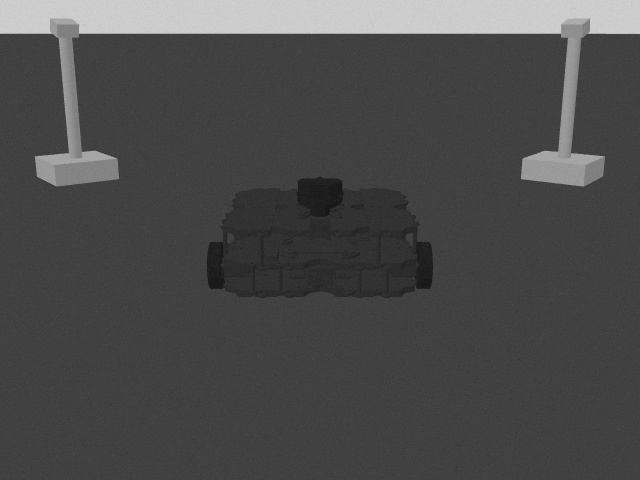
#> input picture Lab3/src/autlabs/autlab3/haar_training/positives/raw/robot_1_foto_000.jpg, 640 x 480 px; its folder holds only this picture in this run
$ python annotate.py
#> lines starting #> are read from the running program, lines starting #| are printed output that depends on the picture; after the words box and inside, x2 and y2 are one past the last pixel; in counts of white or black regions, pixels touching at a corner belong together
#!/usr/bin/env python3
"""
Actividad 3 - Paso 3: Anotar las imágenes positivas
Dibuja el rectángulo de la región del objeto en cada foto
y genera el archivo positives.txt requerido por opencv_createsamples.

Uso:
    python3 annotate.py

Controles:
    - Clic izquierdo + arrastrar → dibujar rectángulo sobre el objeto
    - ENTER → guardar anotación y pasar a la siguiente foto
    - R     → reiniciar el rectángulo actual
    - Q     → salir (guarda el progreso)

Formato del archivo positives.txt:
    ruta_imagen.jpg  1  x y w h
    (el "1" indica que hay 1 objeto en la imagen)
"""
import cv2
import os

# ---- Rutas ----
BASE     = os.path.dirname(__file__)
RAW_DIR  = os.path.join(BASE, 'positives', 'raw')
ANN_FILE = os.path.join(BASE, 'positives.txt')

# Cargamos las fotos que aún no están anotadas
imagenes  = sorted([f for f in os.listdir(RAW_DIR) if f.endswith('.jpg')])
anotadas  = set()
if os.path.exists(ANN_FILE):
    with open(ANN_FILE, 'r') as f:
        for linea in f:
            partes = linea.strip().split()
            if partes:
                anotadas.add(os.path.basename(partes[0]))

pendientes = [im for im in imagenes if im not in anotadas]
print(f'📝 {len(pendientes)} fotos pendientes de anotar (de {len(imagenes)} total)')

if not pendientes:
    print('✅ Todas las fotos ya están anotadas.')
    exit(0)

# ---- Variables globales para el callback del ratón ----
dibujando   = False
punto_ini   = (-1, -1)
punto_fin   = (-1, -1)
rect_listo  = False

def cb_raton(evento, x, y, flags, param):
    global dibujando, punto_ini, punto_fin, rect_listo
    if evento == cv2.EVENT_LBUTTONDOWN:
        dibujando  = True
        rect_listo = False
        punto_ini  = (x, y)
        punto_fin  = (x, y)
    elif evento == cv2.EVENT_MOUSEMOVE and dibujando:
        punto_fin = (x, y)
    elif evento == cv2.EVENT_LBUTTONUP:
        dibujando  = False
        punto_fin  = (x, y)
        rect_listo = True

# ---- Abrir el archivo de anotaciones en modo append ----
with open(ANN_FILE, 'a') as f_out:

    for nombre in pendientes:
        ruta = os.path.join(RAW_DIR, nombre)
        img_original = cv2.imread(ruta)
#> img_original is the input picture: shape (480, 640, 3); min 16, max 216, mean 75.3

        if img_original is None:
            print(f'  ⚠️  No se pudo leer: {nombre}')
            continue

        ventana = f'Anotando: {nombre}'
        cv2.namedWindow(ventana)
        cv2.setMouseCallback(ventana, cb_raton)

        # Reset de variables
        punto_ini  = (-1, -1)
        punto_fin  = (-1, -1)
        rect_listo = False

        print(f'\n  Foto: {nombre}')
        print('  Dibuja un rectángulo alrededor del objeto → ENTER para guardar')

        guardado = False
        while True:
            img_display = img_original.copy()

            # Instrucciones sobre la imagen
            cv2.putText(img_display, 'Dibuja rect. → ENTER=guardar  R=reiniciar  Q=salir',
                        (10, 25), cv2.FONT_HERSHEY_SIMPLEX, 0.6, (0, 200, 0), 2)
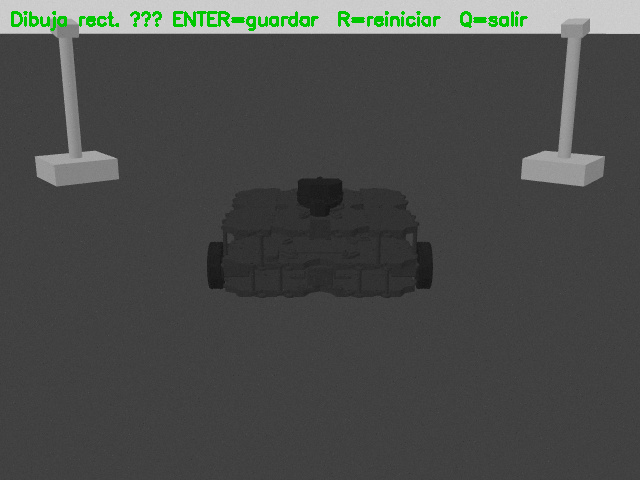
#> img_display: shape (480, 640, 3); 1.06% of pixels changed, all inside (x1, y1, x2, y2) = (11, 11, 528, 31)

            # Dibujar el rectángulo actual
            if punto_ini != (-1, -1) and punto_fin != (-1, -1):
                color = (0, 255, 0) if rect_listo else (0, 200, 255)
                cv2.rectangle(img_display, punto_ini, punto_fin, color, 2)

            cv2.imshow(ventana, img_display)
            tecla = cv2.waitKey(20) & 0xFF
#> (key q is pressed here)

            if tecla == 13:  # ENTER → guardar
                if rect_listo:
                    x1 = min(punto_ini[0], punto_fin[0])
                    y1 = min(punto_ini[1], punto_fin[1])
                    x2 = max(punto_ini[0], punto_fin[0])
                    y2 = max(punto_ini[1], punto_fin[1])
                    w  = x2 - x1
                    h  = y2 - y1

                    if w > 10 and h > 10:  # rectángulo mínimo válido
                        ruta_rel = os.path.join('positives', 'raw', nombre)
                        linea    = f'{ruta_rel}  1  {x1} {y1} {w} {h}\n'
                        f_out.write(linea)
                        print(f'  ✅ Anotado: x={x1} y={y1} w={w} h={h}')
                        guardado = True
                        break
                    else:
                        print('  ⚠️  Rectángulo muy pequeño, dibuja de nuevo')
                else:
                    print('  ⚠️  Primero dibuja un rectángulo')

            elif tecla == ord('r'):  # R → reiniciar
                punto_ini  = (-1, -1)
                punto_fin  = (-1, -1)
                rect_listo = False

            elif tecla in [ord('q'), 27]:  # Q o ESC → salir
                print('\n  Guardando progreso y saliendo...')
                cv2.destroyAllWindows()
                exit(0)
#> (the program exits here)
